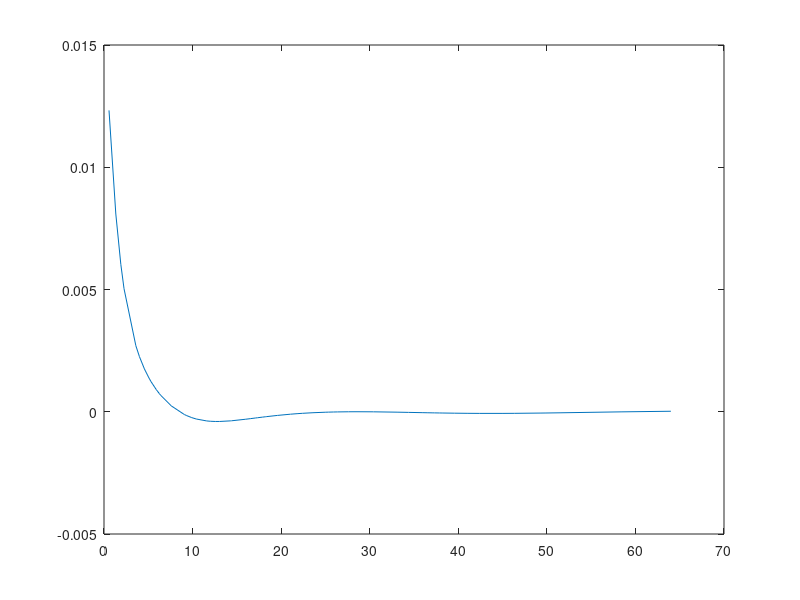

This figure's MATLAB source: (Note: this script raises an error after producing the figure.)
%primitive lattice (a units)
u=0.263170;
f=1.330207;


vecp1=[-1/2, -sqrt(3)/2, 0];
vecp2=[1, 0, 0];
vecp3=[0, 0, f];

%reciprocal lattice
vecp2timesvecp3= [0, f, 0];
vecp3timesvecp1= [0.8660*f, -0.5*f, 0];
vecp1timesvecp2=[0, 0 ,0.8660];

%reciprocal lattice vectors(2pi/a units)
vec1=[1, -1/sqrt(3), 0];
vec2=[1, 1/sqrt(3), 0];
vec3=[0, 0, 1/f];


%tau vectors:
vecT1 = [0, 0.5*sqrt(3)*u, -1.0/3.0*f];
vecT2 = [1.5, 0, 0]*u;
vecT3 = [0, -0.5*sqrt(3)*u, 1.0/3.0*f];

a_0 =       0.108;
a_1 =     -0.5043;
a_2 =     -0.1753;
b_0 =      0.5751;
b_1 =      -1.011;
b_2 =       1.412;



%G-vector:
K = @(h,k,l) h*vec1 + k*vec2 + l*vec3;

f      = @(B,X)  sin(B.*X)./(B.*X);                                   %  sin(bx)/(bx)
dfdx   = @(B,X)  B.*((B.*X).*cos(B.*X) - sin(B.*X))./((B.*X).^2);     %  d/dx of above

% ---------- NEW polyval and its derivative ------------------------------
polyval     = @(x)  a_0*f(b_0,x)                    + ...
                    a_1*(f(b_1,x)).^2               + ...
                    a_2*(f(b_2,x)).^3;

der_polyval = @(x)  a_0*dfdx(b_0,x)                 + ...
                    a_1*2*f(b_1,x).*dfdx(b_1,x)     + ...
                    a_2*3*(f(b_2,x)).^2.*dfdx(b_2,x);

results=[];

%---------------- loop over G-shells --------------------------------------
results = [];

for h = 0:4
    for k = 0:4
        for l = 0:4
            Gnorm = norm(K(h,k,l));
            if Gnorm <= 8
                results = [results ; Gnorm^2 , 0.025*(1/Gnorm)*der_polyval(Gnorm)];
            end
        end
    end
end


results=sortrows(results);
plot(results(2:end,1),results(2:end,2)); hold on;

rounded_results = round(results, 10);
results=unique(rounded_results,"rows");



a =   -0.0569*0.03;
b =     -0.2292;
c =      0.2347;
bess = @(x) a*(sin(b*x)./((b*x).^2)-cos(c*x)./(c*x));

plot(results(2:end,1),bess(results(2:end,1))); hold off;

rows = 2:size(results,1);              % use 1:size(...) if you want all
pairs = compose('%.10g:%.10g', ...
                results(rows,1), bess(results(rows,1)));   % cell array of strings

fprintf('output: [%s]\n', strjoin(pairs, ','));
